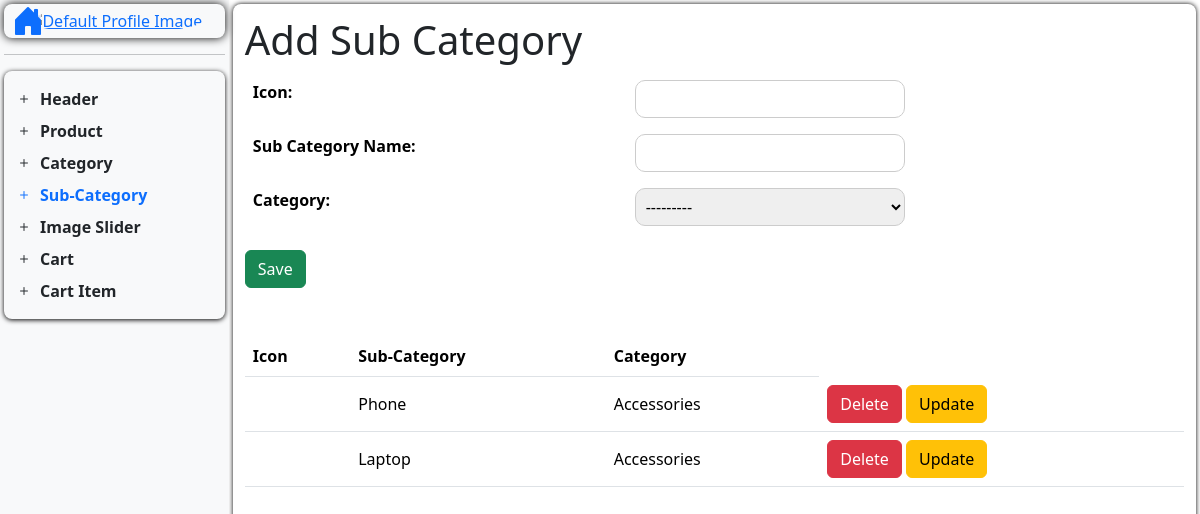
/dashboard/add-sub-category/, run on an earlier commit of the app's database.
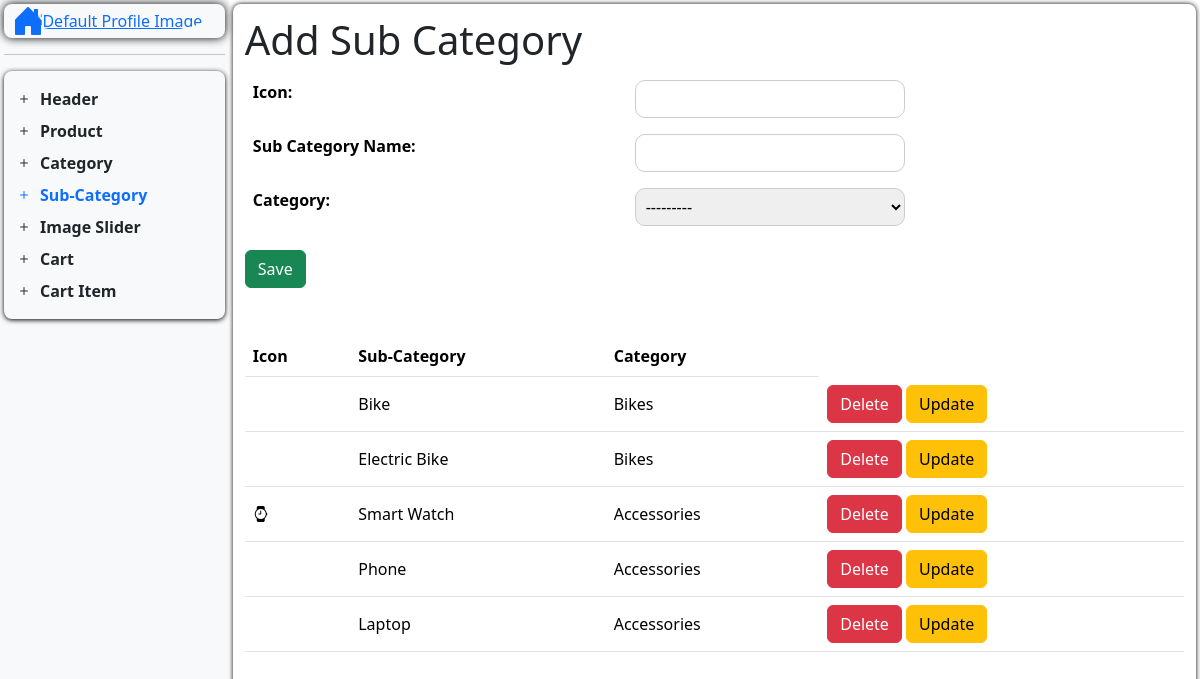
And on a later commit of the database.
### nep_app/models.py (models this page shows, shortened)
class Sub_CategoryModel(models.Model):
    sub_category_icon = models.CharField(max_length=200, default="", blank=True)
    sub_category_name = models.CharField(max_length=200, default="", unique=True)
    category = models.ForeignKey(
        CategoryModel, related_name="subcategories", on_delete=models.CASCADE
    )

class CategoryModel(models.Model):
    category_icon = models.CharField(max_length=200, default="", blank=True)
    category_name = models.CharField(max_length=200, default="", unique=True)
    category_image = models.ImageField(
        upload_to="category_image/", default="", blank=True
    )
    def __str__(self) -> str:
        return f"{self.category_name}"

### nep_app/views.py (the view)
# urls.py: path("dashboard/add-sub-category/", add_sub_category, name="add_sub_category"),
def add_sub_category(request):
    return handle_create(
        request=request,
        model=Sub_CategoryModel,
        formname=SubCategoryForm,
        redirect_url='add_sub_category',
        template_url="Dashboard/D_Content/add_sub_category.html",
        action_url="add_sub_category"
    )

### nep_app/forms.py
class SubCategoryForm(forms.ModelForm):
    class Meta:
        model = Sub_CategoryModel
        fields = "__all__"

### handler/ViewHandler.py (called while the page is built)
def handle_create(
        request,
        model,
        formname,
        redirect_url,
        template_url,
        action_url
    ):
    data = model.objects.order_by('-id')
    if request.method == "POST":
        form = formname(request.POST, request.FILES)
        if form.is_valid():
            form.save()
            return redirect(redirect_url)
    else:
        form = formname()
    context = {
        "form": form,
        "data": data,
        'action_url': reverse(action_url)
        }
    return render(request, template_url, context)

### templates/Dashboard/D_Content/add_sub_category.html
{% extends "Dashboard/dashboard.html" %}
{% block add_sub_category%}
<h1>Add Sub Category</h1>
<div>
    <table class="table table-borderless">
        <tr>
            <th><label for="sub_category_icon">Icon: </label></th>
            <td>{{form.sub_category_icon}}</td>
        </tr>
        <tr>
            <th><label for="sub_category_name">Sub Category Name: </label></th>
            <td>{{form.sub_category_name}}</td>
        </tr>
        <tr>
            <th><label for="sub_category_category">Category: </label></th>
            <td>{{form.category}}</td>
        </tr>
    </table>
</div>
<button type="submit" name="submit" class="btn btn-success">
    {% if form.instance.id %} Update {% else %} Save {% endif %}
</button>
<div class="mt-5">
    <table class="table bg-white">
        <thead>
            <tr>
                <th>Icon</th>
                <th>Sub-Category</th>
                <th>Category</th>
            </tr>
        </thead>
        <tbody>
            {% for s_cat in data %}
            <tr>
                <td class="align-middle"> <i class="{{s_cat.sub_category_icon}}"></i></td>
                <td class="align-middle">{{ s_cat.sub_category_name }}</td>
                <td class="align-middle">{{ s_cat.category }}</td>
                <td>
                    <a href="{% url 'del_sub_category' s_cat.id %}" class="btn btn-danger">Delete</a>
                    <a href="{% url 'update_sub_category' s_cat.id %}" class="btn btn-warning">Update</a>
                </td>
            </tr>
            {% endfor %}
        </tbody>
    </table>
</div>
{% endblock %}

What changed in the data, as far as the page shows it:
added Sub_CategoryModel: sub_category_name "Bike", category "Bikes"
added Sub_CategoryModel: sub_category_name "Electric Bike", category "Bikes"
added Sub_CategoryModel: sub_category_name "Smart Watch", category "Accessories"
